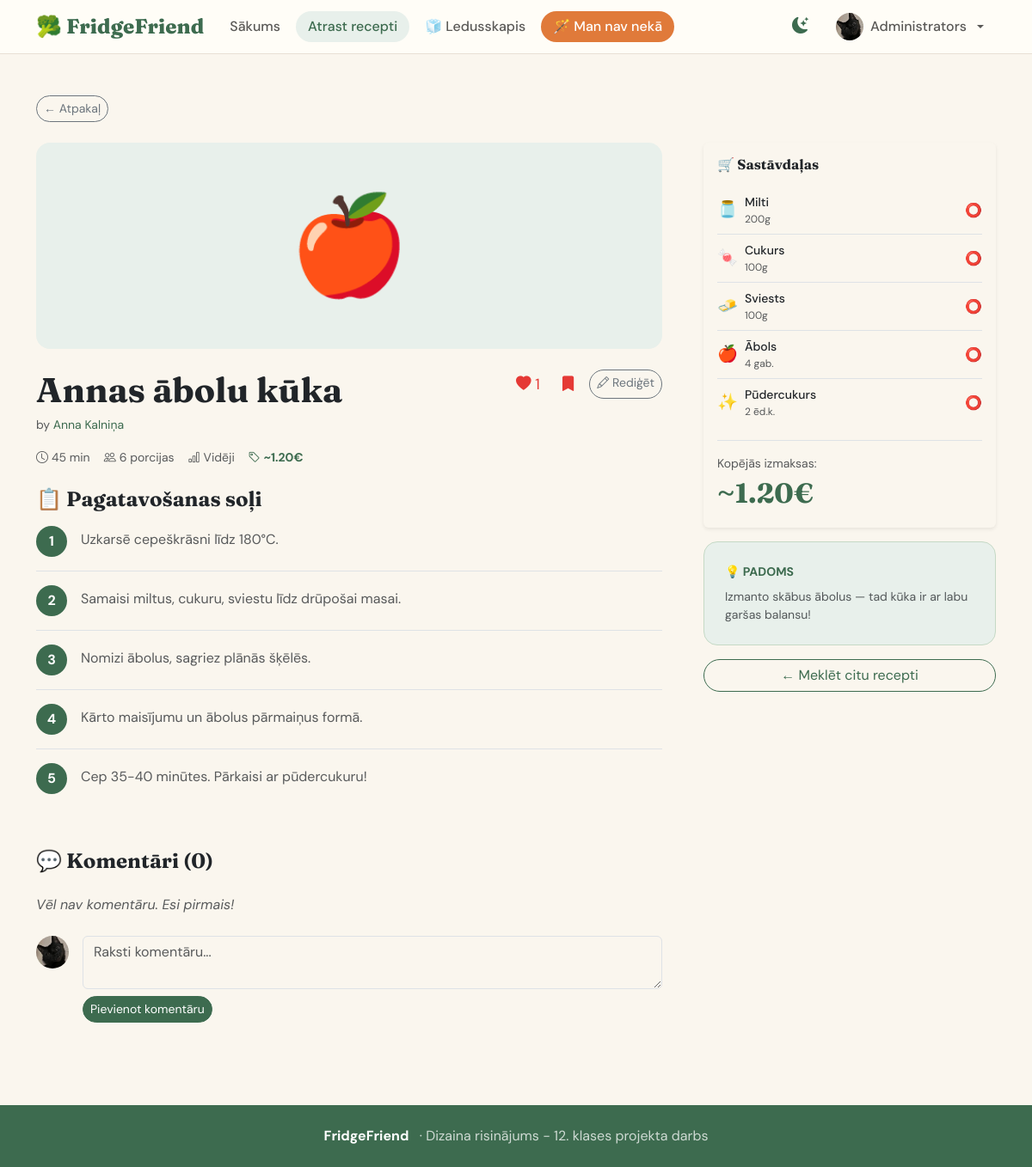
The app's page /recepte/29?selected= (signed in), older data.
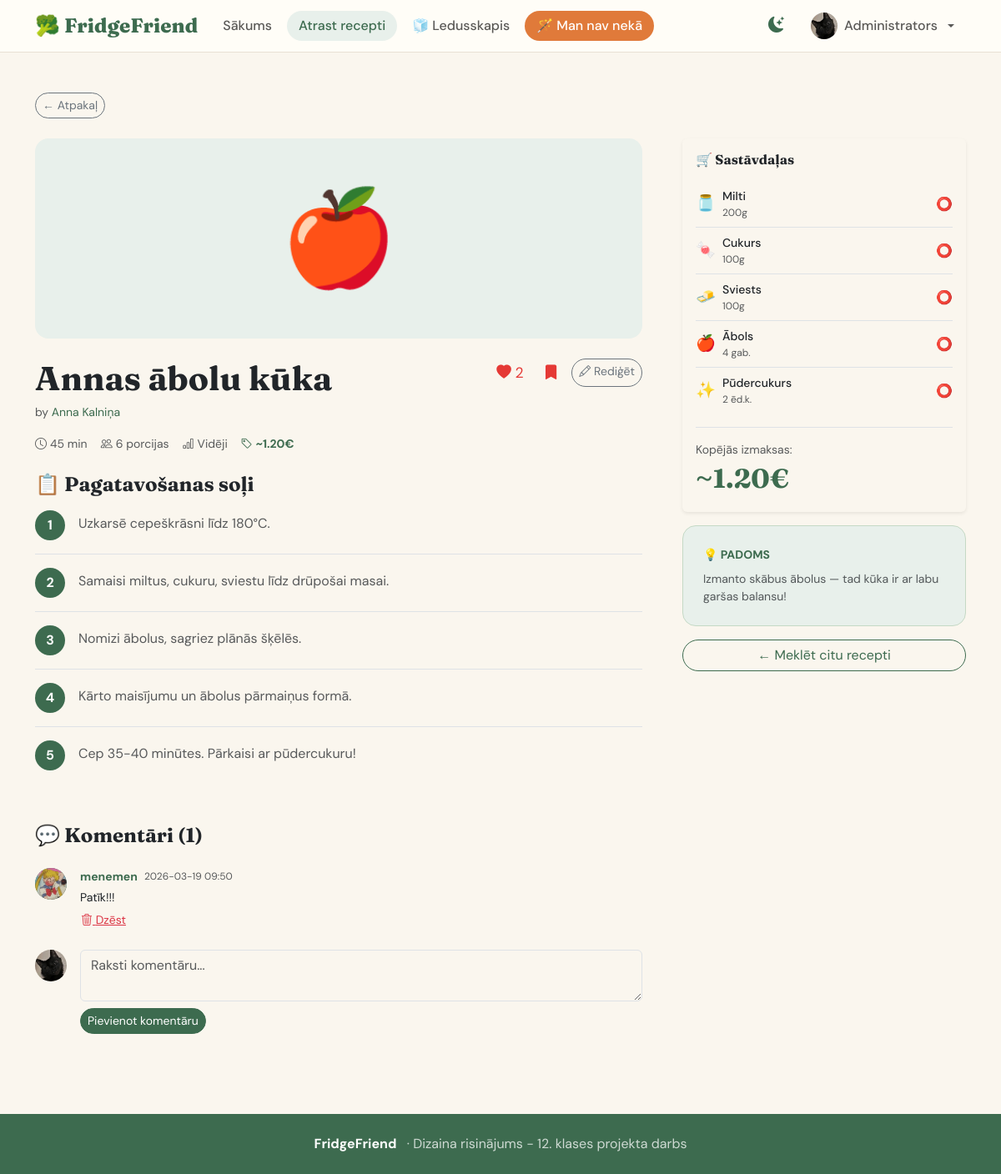
The same page, newer data.
### tables this page shows
CREATE TABLE users (
            id            INTEGER PRIMARY KEY AUTOINCREMENT,
            username      TEXT    UNIQUE NOT NULL,
            email         TEXT    UNIQUE NOT NULL,
            password_hash TEXT    NOT NULL,
            display_name  TEXT,
            bio           TEXT,
            profile_pic   TEXT,
            is_admin      INTEGER DEFAULT 0,
            created_at    TEXT    DEFAULT CURRENT_TIMESTAMP
        );

CREATE TABLE recipes (
            id           INTEGER PRIMARY KEY AUTOINCREMENT,
            name         TEXT    NOT NULL,
            emoji        TEXT    DEFAULT "🍽️",
            time_minutes INTEGER DEFAULT 15,
            cost_eur     REAL    DEFAULT 1.0,
            difficulty   TEXT    DEFAULT "Viegli",
            serves       TEXT    DEFAULT "1 porcija",
            tip          TEXT,
            description  TEXT,
            created_by   INTEGER,
            is_official  INTEGER DEFAULT 1,
            is_public    INTEGER DEFAULT 1,
            created_at   TEXT    DEFAULT CURRENT_TIMESTAMP,
            FOREIGN KEY(created_by) REFERENCES users(id) ON DELETE SET NULL
        );

CREATE TABLE recipe_steps (
            id          INTEGER PRIMARY KEY AUTOINCREMENT,
            recipe_id   INTEGER NOT NULL,
            step_number INTEGER,
            description TEXT,
            FOREIGN KEY(recipe_id) REFERENCES recipes(id) ON DELETE CASCADE
        );

CREATE TABLE recipe_ingredients (
            id              INTEGER PRIMARY KEY AUTOINCREMENT,
            recipe_id       INTEGER NOT NULL,
            ingredient_name TEXT,
            emoji           TEXT,
            amount          TEXT,
            is_optional     INTEGER DEFAULT 0,
            FOREIGN KEY(recipe_id) REFERENCES recipes(id) ON DELETE CASCADE
        );

CREATE TABLE comments (
            id         INTEGER PRIMARY KEY AUTOINCREMENT,
            user_id    INTEGER,
            recipe_id  INTEGER NOT NULL,
            content    TEXT    NOT NULL,
            created_at TEXT    DEFAULT CURRENT_TIMESTAMP,
            FOREIGN KEY(user_id)   REFERENCES users(id)   ON DELETE SET NULL,
            FOREIGN KEY(recipe_id) REFERENCES recipes(id) ON DELETE CASCADE
        );

### app.py (the view)
@app.route('/recepte/<int:recipe_id>')
def recepte(recipe_id):
    recipe = recipes.get_by_id(recipe_id)
    if not recipe:
        flash('Recepte nav atrasta.', 'danger')
        return redirect(url_for('receptes'))
    user = get_current_user()
    return render_template('recepte.html',
        recipe=recipe,
        steps=recipes.get_steps(recipe_id),
        ingredients=recipes.get_ingredients(recipe_id),
        recipe_comments=comments.get_for_recipe(recipe_id),
        selected=request.args.get('selected', '').split(','),
        user_liked=likes.user_liked(user['id'], recipe_id) if user else False,
        user_faved=favorites.is_favorite(user['id'], recipe_id) if user else False,
        like_count=likes.count(recipe_id))

### templates/recepte.html (shortened to what this page needs)
{% extends "base.html" %}
{% block content %}
<div class="container-xl py-5">
  <a href="{{ url_for('receptes') }}" class="btn btn-outline-secondary btn-sm btn-pill mb-4">← Atpakaļ</a>
  <div class="row g-5">
    <div class="col-lg-8">
      <div class="rounded-4 d-flex align-items-center justify-content-center mb-4" style="height:240px;background:var(--ff-green-pale);font-size:7rem;">
        {{ recipe.emoji }}
      </div>
      <div class="d-flex flex-wrap align-items-start justify-content-between gap-3 mb-3">
        <div>
          <h1 class="ff-display fw-bold mb-1">{{ recipe.name }}</h1>
          {% if recipe.creator_username %}
          <span class="text-muted small">by <a href="{{ url_for('publiskais_profils', username=recipe.creator_username) }}" class="ff-green-text text-decoration-none">{{ recipe.creator_display or recipe.creator_username }}</a></span>
          {% endif %}
        </div>
        <div class="d-flex gap-2">
          <form method="POST" action="{{ url_for('toggle_like', recipe_id=recipe.id) }}" id="like-form">
            <button type="submit" class="btn btn-like {% if user_liked %}liked{% endif %}" id="like-btn" title="Patīk">
              <i class="bi bi-heart{% if user_liked %}-fill{% endif %}"></i>
              <span id="like-count">{{ like_count }}</span>
            </button>
          </form>
          {% if current_user %}
          <form method="POST" action="{{ url_for('toggle_favorite', recipe_id=recipe.id) }}" id="fav-form">
            <button type="submit" class="btn btn-like {% if user_faved %}liked{% endif %}" id="fav-btn" title="Pievienot izlasei">
              <i class="bi bi-bookmark{% if user_faved %}-fill{% endif %}"></i>
            </button>
          </form>
          {% endif %}
          {% if current_user and (current_user.id == recipe.created_by or current_user.is_admin) %}
          <a href="{{ url_for('rediget_recepti', recipe_id=recipe.id) }}" class="btn btn-outline-secondary btn-sm btn-pill">
            <i class="bi bi-pencil"></i> Rediģēt
          </a>
          {% endif %}
        </div>
      </div>
      <div class="d-flex flex-wrap gap-3 mb-4 text-muted small">
        <span><i class="bi bi-clock me-1"></i>{{ recipe.time_minutes }} min</span>
        <span><i class="bi bi-people me-1"></i>{{ recipe.serves }}</span>
        <span><i class="bi bi-bar-chart me-1"></i>{{ recipe.difficulty }}</span>
        <span class="ff-green-text fw-bold"><i class="bi bi-tag me-1"></i>~{{ "%.2f"|format(recipe.cost_eur) }}€</span>
      </div>
      <h4 class="ff-display fw-bold mb-3">📋 Pagatavošanas soļi</h4>
      {% for step in steps %}
      <div class="d-flex gap-3 mb-3 pb-3 {% if not loop.last %}border-bottom{% endif %}">
        <div class="step-num flex-shrink-0">{{ step.step_number }}</div>
        <p class="text-muted mb-0 mt-1">{{ step.description }}</p>
      </div>
      {% endfor %}
      <div id="comments" class="mt-5">
        <h4 class="ff-display fw-bold mb-4">💬 Komentāri ({{ recipe_comments|length }})</h4>
        {% for c in recipe_comments %}
        <div class="d-flex gap-3 mb-4">
          <a href="{{ url_for('publiskais_profils', username=c.username) if c.username else '#' }}">
            <div class="comment-avatar">
              {% if c.profile_pic %}<img src="{{ url_for('static', filename='uploads/avatars/'+c.profile_pic) }}" alt="">
              {% else %}{{ (c.display_name or c.username or '?')[0].upper() }}{% endif %}
            </div>
          </a>
          <div class="flex-grow-1">
            <div class="d-flex align-items-center gap-2 mb-1">
              <a href="{{ url_for('publiskais_profils', username=c.username) if c.username else '#' }}" class="fw-bold small text-decoration-none ff-green-text">
                {{ c.display_name or c.username or 'Dzēsts lietotājs' }}
              </a>
              <span class="text-muted" style="font-size:.75rem">{{ c.created_at[:16] }}</span>
            </div>
            <p class="mb-1 small">{{ c.content }}</p>
            {% if current_user and (current_user.id == c.user_id or current_user.is_admin) %}
            <form method="POST" action="{{ url_for('delete_comment', comment_id=c.id) }}" class="d-inline">
              <button type="submit" class="btn btn-link btn-sm text-danger p-0" onclick="return confirm('Dzēst komentāru?')">
                <i class="bi bi-trash3"></i> Dzēst
              </button>
            </form>
            {% endif %}
          </div>
        </div>
        {% else %}
        <p class="text-muted fst-italic">Vēl nav komentāru. Esi pirmais!</p>
        {% endfor %}
        {% if current_user %}
        <form method="POST" action="{{ url_for('add_comment', recipe_id=recipe.id) }}" class="mt-4">
          <div class="d-flex gap-3">
            <div class="comment-avatar flex-shrink-0">
              {% if current_user.profile_pic %}<img src="{{ url_for('static', filename='uploads/avatars/'+current_user.profile_pic) }}" alt="">
              {% else %}{{ (current_user.display_name or current_user.username)[0].upper() }}{% endif %}
            </div>
            <div class="flex-grow-1">
              <textarea name="content" class="form-control mb-2" rows="2" placeholder="Raksti komentāru..." required></textarea>
              <button type="submit" class="btn btn-primary btn-sm btn-pill">Pievienot komentāru</button>
            </div>
          </div>
        </form>
        {% else %}
        <div class="alert alert-secondary mt-3">
          <a href="{{ url_for('login') }}" class="ff-green-text">Pieslēdzies</a>, lai komentētu.
        </div>
        {% endif %}
      </div>
    </div>
    <div class="col-lg-4">
      <div class="sticky-top" style="top:88px">
        <div class="card border-0 shadow-sm mb-3">
          <div class="card-body">
            <h6 class="ff-display fw-bold mb-3">🛒 Sastāvdaļas</h6>
            {% for ing in ingredients %}
            {% set have = ing.ingredient_name in selected %}
            <div class="d-flex align-items-center gap-2 py-2 {% if not loop.last %}border-bottom{% endif %}">
              <span style="font-size:1.2rem">{{ ing.emoji }}</span>
              <div class="flex-grow-1"><div class="small fw-medium">{{ ing.ingredient_name }}</div><div style="font-size:.75rem" class="text-muted">{{ ing.amount }}</div></div>
              <span>{% if have %}✅{% else %}⭕{% endif %}</span>
            </div>
            {% endfor %}
            <div class="mt-3 pt-3 border-top">
              <div class="small text-muted">Kopējās izmaksas:</div>
              <div class="ff-display fw-bold ff-green-text" style="font-size:2rem">~{{ "%.2f"|format(recipe.cost_eur) }}€</div>
            </div>
          </div>
        </div>
        {% if recipe.tip %}
        <div class="ff-sidebar-card mb-3">
          <div class="small fw-bold text-uppercase ff-green-text mb-2">💡 Padoms</div>
          <p class="small text-muted mb-0">{{ recipe.tip }}</p>
        </div>
        {% endif %}
        <a href="{{ url_for('sastavdalas') }}" class="btn btn-outline-primary btn-pill w-100">← Meklēt citu recepti</a>
      </div>
    </div>
  </div>
</div>
{% endblock %}

### templates/base.html (shortened to what this page needs)
<!DOCTYPE html>
<html lang="lv" data-bs-theme="light">
<head>
  <link href="https://cdn.jsdelivr.net/npm/bootstrap@5.3.3/dist/css/bootstrap.min.css" rel="stylesheet">
  <link href="https://cdn.jsdelivr.net/npm/bootstrap-icons@1.11.3/font/bootstrap-icons.min.css" rel="stylesheet">
  <link rel="stylesheet" href="{{ url_for('static', filename='style.css') }}">
</head>
<body class="page-fade">
<nav class="navbar navbar-expand-lg sticky-top">
  <div class="container-xl">
    <a class="navbar-brand" href="{{ url_for('sakums') }}">🥦 FridgeFriend</a>
    <div class="collapse navbar-collapse" id="navMenu">
      <ul class="navbar-nav me-auto gap-1">
        <li class="nav-item">
          <a class="nav-link {% if request.endpoint=='sakums' %}active{% endif %}" href="{{ url_for('sakums') }}">Sākums</a>
        </li>
        <li class="nav-item">
          <a class="nav-link {% if request.endpoint in ['sastavdalas','receptes','recepte'] %}active{% endif %}" href="{{ url_for('sastavdalas') }}">Atrast recepti</a>
        </li>
        <li class="nav-item">
          <a class="nav-link {% if request.endpoint=='mans_ledusskapis' %}active{% endif %}" href="{{ url_for('mans_ledusskapis') }}">🧊 Ledusskapis</a>
        </li>
        <li class="nav-item">
          <a class="nav-link btn-orange {% if request.endpoint=='mann_nav' %}active{% endif %}" href="{{ url_for('mann_nav') }}">🪄 Man nav nekā</a>
        </li>
      </ul>
      <ul class="navbar-nav align-items-center gap-2">
        <li class="nav-item">
          <button id="darkToggle" title="Tumšais/gaišais režīms">
            <i class="bi bi-moon-stars-fill" id="darkIcon"></i>
          </button>
        </li>
        {% if current_user %}
        <li class="nav-item dropdown">
          <a class="nav-link dropdown-toggle d-flex align-items-center gap-2" href="#" data-bs-toggle="dropdown">
            <div class="nav-avatar">
              {% if current_user.profile_pic %}
                <img src="{{ url_for('static', filename='uploads/avatars/' + current_user.profile_pic) }}" alt="">
              {% else %}
                {{ (current_user.display_name or current_user.username)[0].upper() }}
              {% endif %}
            </div>
            <span class="d-none d-lg-inline">{{ current_user.display_name or current_user.username }}</span>
          </a>
        </li>
        {% else %}
        <li class="nav-item"><a class="nav-link" href="{{ url_for('login') }}">Pieslēgties</a></li>
        <li class="nav-item"><a class="btn btn-primary btn-sm btn-pill px-3" href="{{ url_for('register') }}">Reģistrēties</a></li>
        {% endif %}
      </ul>
    </div>
  </div>
</nav>
{% block content %}{% endblock %}
<footer class="py-4 mt-5">
  <div class="container-xl text-center">
    <strong class="text-white">FridgeFriend</strong>
    <span class="ms-2">·  Dizaina risinājums - 12. klases projekta darbs </span>
  </div>
</footer>
</body>
</html>

Row changes from the older to the newer data that the page shows:
added comments: profile_pic (picture), username "menemen", created_at "2026-03-19 09:50", content "Patīk!!!"
Text that changed along with them:
{{ like_count }}: "1" → "2"
{{ recipe_comments|length }}: "0" → "1"
text no longer shown: "Vēl nav komentāru. Esi pirmais!"
